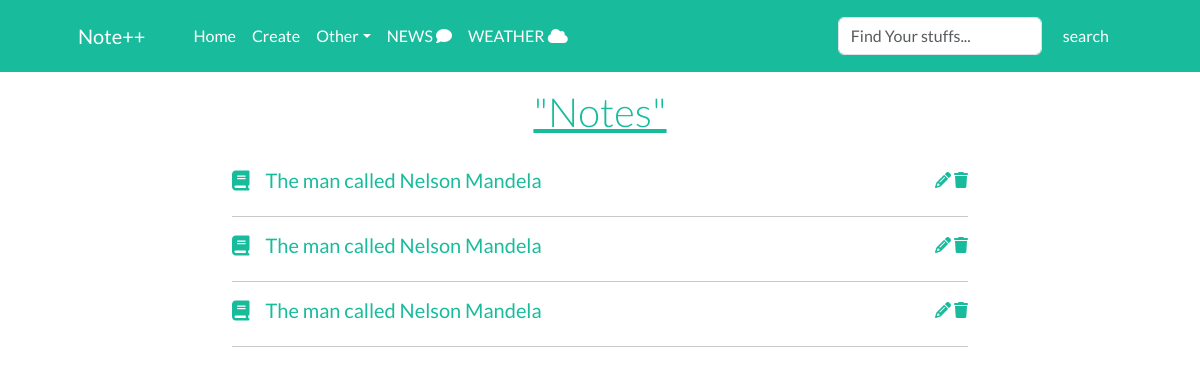
/course-notes/4/ (signed in), run on an earlier commit of the app's database.
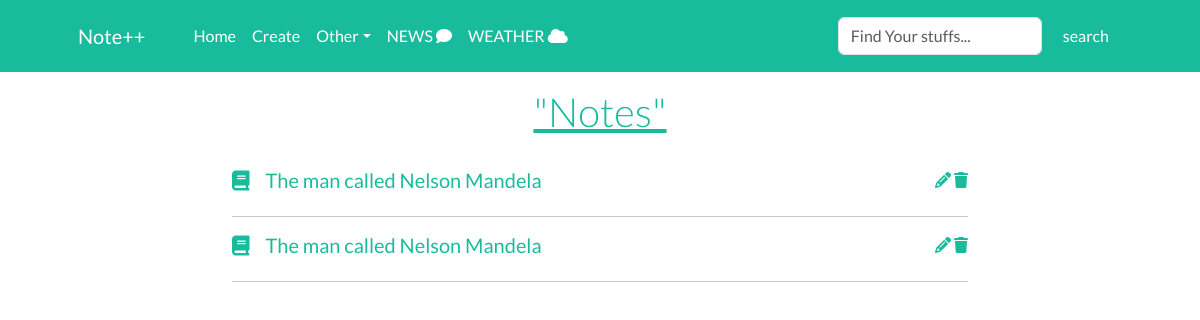
And on a later commit of the database.
### core/models.py (models this page shows, shortened)
class Note(models.Model):
    title = models.CharField(max_length=200)
    content = models.TextField(null=True, blank=True)
    created = models.DateTimeField(auto_now_add=True)
    course = models.ForeignKey(Course, on_delete=models.CASCADE)

### core/views.py (the view)
# urls.py: path('course-notes/<int:pk>/', CourseDetail, name='CourseDetail'),
@login_required
def CourseDetail(request, pk):
    course = Course.objects.get(id=pk)
    if course.author == request.user:
        notes = Note.objects.filter(course=course)
        if len(notes) == 0:
            return redirect("CreateNote", pk)
    context = {'course':course, 'notes':notes}
    return render(request, 'core/note/notes.html', context)

### core/templates/core/note/notes.html (shortened to what this page needs)
{% extends 'core/admin/base.html' %}
{% load static %}
{% block content %}
    <div class="container pt-2">
        <div class="row mt-2 justify-content-center">
            <div class=" col-md-7 d-flex align-items-center justify-content-center">
                <h5 class=" text-center display-6 text-success text-decoration-underline">"Notes"</h5>
            </div>
        </div>
        <div class="row mt-4 justify-content-center">
                <div class="col-md-8 ">
                {% for note in notes %}
                    <div class="d-flex">
                        <div class="">
                            <a class="text-decoration-none text-success" href="{% url 'DetailNote' note.id %}"><h5 class=""><i class="fa fa-book me-3"></i>{{note.title}}</h5></a>
                        </div>
                        <div class="OneNoteIcons justify-content-end ms-auto">
                            <a href="{% url 'UpdateNote' note.pk %}"><i class="fa fa-pencil"></i></i></a>
                            <a href="{% url 'DeleteNote' note.pk %}" data-bs-toggle="modal" data-bs-target="#exampleModal"><i class="fa fa-trash"></i></a>
                        </div>
                    </div>
                    <hr>
                {% endfor %}
                </div>
        </div>
    </div>
{% endblock %}

What changed in the data, as far as the page shows it:
removed Note: title "The man called Nelson Mandela"
